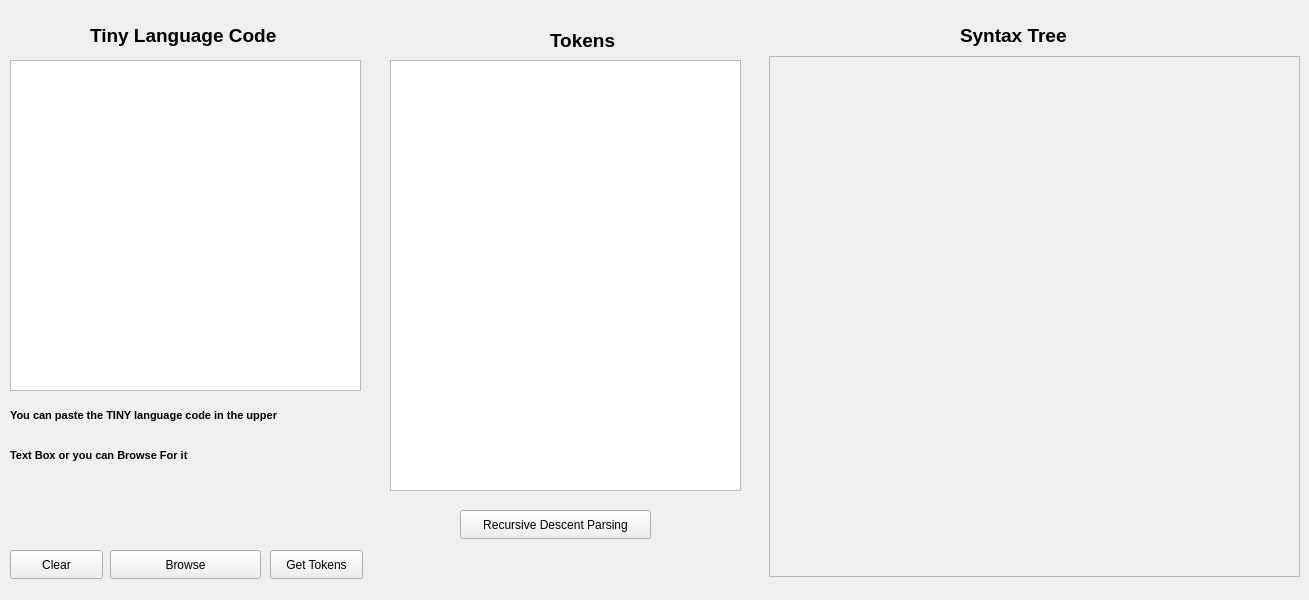
<?xml version="1.0" encoding="UTF-8"?>
<ui version="4.0">
 <class>MainWindow</class>
 <widget class="QMainWindow" name="MainWindow">
  <property name="geometry">
   <rect>
    <x>0</x>
    <y>0</y>
    <width>1309</width>
    <height>600</height>
   </rect>
  </property>
  <property name="windowTitle">
   <string>MainWindow</string>
  </property>
  <widget class="QWidget" name="centralwidget">
   <widget class="QLabel" name="label">
    <property name="geometry">
     <rect>
      <x>90</x>
      <y>20</y>
      <width>211</width>
      <height>31</height>
     </rect>
    </property>
    <property name="font">
     <font>
      <pointsize>14</pointsize>
      <bold>true</bold>
     </font>
    </property>
    <property name="lineWidth">
     <number>1</number>
    </property>
    <property name="text">
     <string>Tiny Language Code</string>
    </property>
   </widget>
   <widget class="QPushButton" name="pushButton">
    <property name="geometry">
     <rect>
      <x>270</x>
      <y>550</y>
      <width>93</width>
      <height>29</height>
     </rect>
    </property>
    <property name="text">
     <string>Get Tokens</string>
    </property>
   </widget>
   <widget class="QTextEdit" name="textEdit">
    <property name="geometry">
     <rect>
      <x>10</x>
      <y>60</y>
      <width>351</width>
      <height>331</height>
     </rect>
    </property>
   </widget>
   <widget class="QTextEdit" name="textEdit_2">
    <property name="geometry">
     <rect>
      <x>390</x>
      <y>60</y>
      <width>351</width>
      <height>431</height>
     </rect>
    </property>
   </widget>
   <widget class="QLabel" name="label_2">
    <property name="geometry">
     <rect>
      <x>550</x>
      <y>30</y>
      <width>81</width>
      <height>21</height>
     </rect>
    </property>
    <property name="font">
     <font>
      <pointsize>14</pointsize>
      <bold>true</bold>
     </font>
    </property>
    <property name="text">
     <string>Tokens</string>
    </property>
   </widget>
   <widget class="QPushButton" name="pushButton_2">
    <property name="geometry">
     <rect>
      <x>460</x>
      <y>510</y>
      <width>191</width>
      <height>29</height>
     </rect>
    </property>
    <property name="text">
     <string>Recursive Descent Parsing</string>
    </property>
   </widget>
   <widget class="QPushButton" name="pushButton_4">
    <property name="geometry">
     <rect>
      <x>10</x>
      <y>550</y>
      <width>93</width>
      <height>29</height>
     </rect>
    </property>
    <property name="text">
     <string>Clear</string>
    </property>
   </widget>
   <widget class="QLabel" name="label_3">
    <property name="geometry">
     <rect>
      <x>10</x>
      <y>400</y>
      <width>351</width>
      <height>31</height>
     </rect>
    </property>
    <property name="font">
     <font>
      <pointsize>8</pointsize>
      <bold>true</bold>
     </font>
    </property>
    <property name="lineWidth">
     <number>1</number>
    </property>
    <property name="text">
     <string>You can paste the TINY language code in the upper </string>
    </property>
   </widget>
   <widget class="QLabel" name="label_4">
    <property name="geometry">
     <rect>
      <x>10</x>
      <y>440</y>
      <width>301</width>
      <height>31</height>
     </rect>
    </property>
    <property name="font">
     <font>
      <pointsize>8</pointsize>
      <bold>true</bold>
     </font>
    </property>
    <property name="lineWidth">
     <number>1</number>
    </property>
    <property name="text">
     <string>Text Box or you can Browse For it  </string>
    </property>
   </widget>
   <widget class="QPushButton" name="pushButton_5">
    <property name="geometry">
     <rect>
      <x>110</x>
      <y>550</y>
      <width>151</width>
      <height>29</height>
     </rect>
    </property>
    <property name="text">
     <string>Browse</string>
    </property>
   </widget>
   <widget class="QLabel" name="label_6">
    <property name="geometry">
     <rect>
      <x>960</x>
      <y>20</y>
      <width>141</width>
      <height>31</height>
     </rect>
    </property>
    <property name="font">
     <font>
      <pointsize>14</pointsize>
      <bold>true</bold>
     </font>
    </property>
    <property name="text">
     <string>Syntax Tree</string>
    </property>
   </widget>
   <widget class="QScrollArea" name="scrollArea">
    <property name="geometry">
     <rect>
      <x>769</x>
      <y>56</y>
      <width>531</width>
      <height>521</height>
     </rect>
    </property>
    <property name="widgetResizable">
     <bool>true</bool>
    </property>
    <widget class="QWidget" name="scrollAreaWidgetContents">
     <property name="geometry">
      <rect>
       <x>0</x>
       <y>0</y>
       <width>529</width>
       <height>519</height>
      </rect>
     </property>
     <widget class="QLabel" name="label_5">
      <property name="geometry">
       <rect>
        <x>0</x>
        <y>0</y>
        <width>511</width>
        <height>501</height>
       </rect>
      </property>
      <property name="text">
       <string/>
      </property>
     </widget>
    </widget>
   </widget>
  </widget>
 </widget>
 <resources/>
 <connections/>
</ui>
